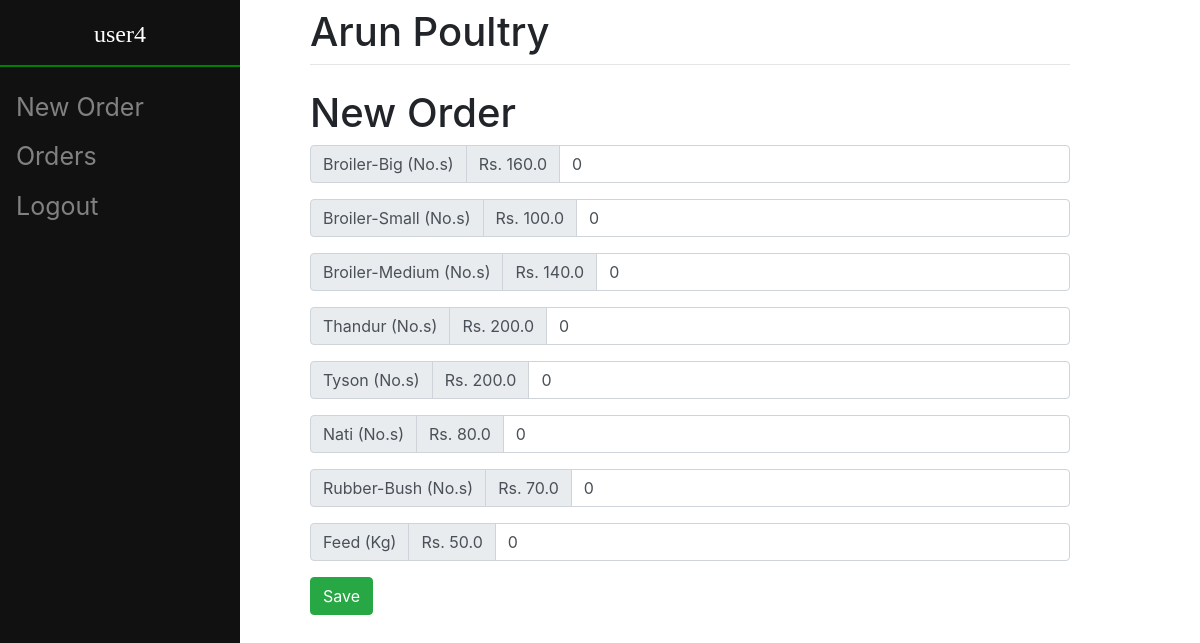
Screenshot of /create/ (signed in) with the database file from the repository.
### item/models.py (models this page shows, shortened)
class Item(models.Model):
	name = models.CharField(max_length = 50, unique = True)
	desc = models.CharField(max_length = 100)
	unit = models.CharField(max_length = 10, default = "No.s")
	price = models.FloatField(null=True)

### orders/views.py (the view, shortened to what this page needs)
# urls.py: path("create/", views.OrderCreateView.as_view(success_url = "/view/order/"), name = "order_create"),
class OrderCreateView(LRM, View):
    template_name = 'orders/order_create.html'
    wrong_time_page = 'orders/wrong_time.html'
    success_url = "/view/order/"
    def get(self, response):
        ctx = dict()
        ctx["privilege"] = get_object_or_404(User_Type, user = response.user).privilege
        cur_time = dt.datetime.now()
        cur_hour = int(cur_time.strftime("%H"))
        if cur_hour >= 6 and cur_hour < 18:
            ctx["message"] = "Order can only be placed between 6:00 pm to 6:00 am the next day"
            return render(response, self.wrong_time_page, ctx)
        items = Item.objects.all().order_by('id')
        ctx["items"] = items
        return render(response, self.template_name, ctx)

### orders/templates/orders/order_create.html (shortened to what this page needs)
{% extends 'orders/base.html' %}
{% block content %}
    <h1>New Order</h1>
    <form action ="/create/" method = "POST">
        {% for it in items %}
            <div class = "input-group mb-3">
                <div class = "input-group-prepend">
                    <div class = "input-group-text">
                        {{ it.name }} ({{ it.unit }})
                    </div>
                </div>
                <div class = "input-group-prepend">
                    <div class = "input-group-text">
                        Rs. {{ it.price }}
                    </div>
                </div>
                <input type = "number" value = "0" min = 0 name = {{it.name}} class = "form-control">
            </div>
        {% endfor %}
        <button type="submit", name="save", value="save", class = "btn btn-success">Save</button>
    </form>
{% endblock %}

### orders/templates/orders/base.html (shortened to what this page needs)
<!doctype html>
<html>
<head>
	<link rel="stylesheet" href="https://stackpath.bootstrapcdn.com/bootstrap/4.3.1/css/bootstrap.min.css">
</head>
<body>
	<div class="sidenav">
		{% block side %}
			{% if user.is_authenticated %}
				<h4>{{ user.username }}</h4>
				<hr>
				{% if privilege %}
					<a href = "/register">Users</a>
					<a href = "/item/view/">Items</a>
				{% else %}
					<a href="/create">New Order</a>
				{% endif %}
				<a href="/view">Orders</a>
				<a href = "/logout">Logout</a>
			{% else %}
				<a href="/">Home</a>
				<a href="/login">Login</a>
			{% endif %}
		{% endblock %}
	</div>
	<div id="content" name="content" class="main">
				<h1 class="mt-2">Arun Poultry</h1>
				<hr class="mt-0 mb-4">
				{% block content %}
				{% endblock %}
	</div>
</body>
</html>

### orders/templates/orders/base.html (style rules this page uses)
.sidenav { height:100%; width: 20%; position: fixed; z-index:1; top:0; left:0; background-color:#111; overflow-x:hidden; padding-top:20px; }
.sidenav h4 { font-family: 'Times New Roman', Times, serif; color: #FFFFFF; text-align: center; }
.sidenav hr { border: 1px solid green; }
.sidenav a { padding:6px 8px 6px 16px; text-decoration: none; font-size:25px; color: #818181; display:block; }
.main { margin-left: 25%; padding: 0px 10px; margin-right: 10%; margin-bottom: 5%; }

### rows the page displays
Item: name "Broiler-Big", unit "No.s", price "160.0"
Item: name "Broiler-Small", unit "No.s", price "100.0"
Item: name "Broiler-Medium", unit "No.s", price "140.0"
Item: name "Thandur", unit "No.s", price "200.0"
Item: name "Tyson", unit "No.s", price "200.0"
Item: name "Nati", unit "No.s", price "80.0"
Item: name "Rubber-Bush", unit "No.s", price "70.0"
Item: name "Feed", unit "Kg", price "50.0"

### other values shown
{{ user.username }} "user4"
